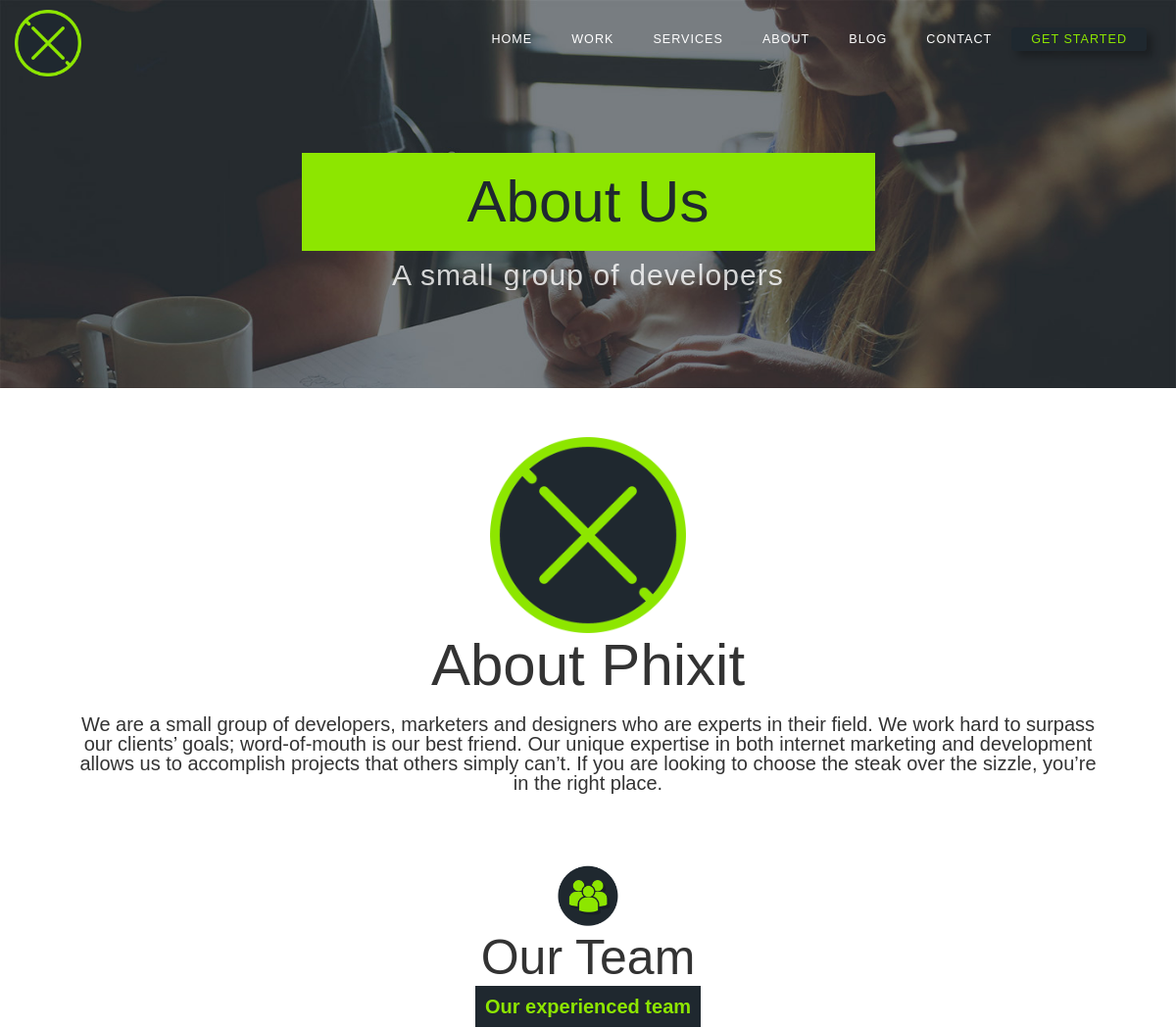
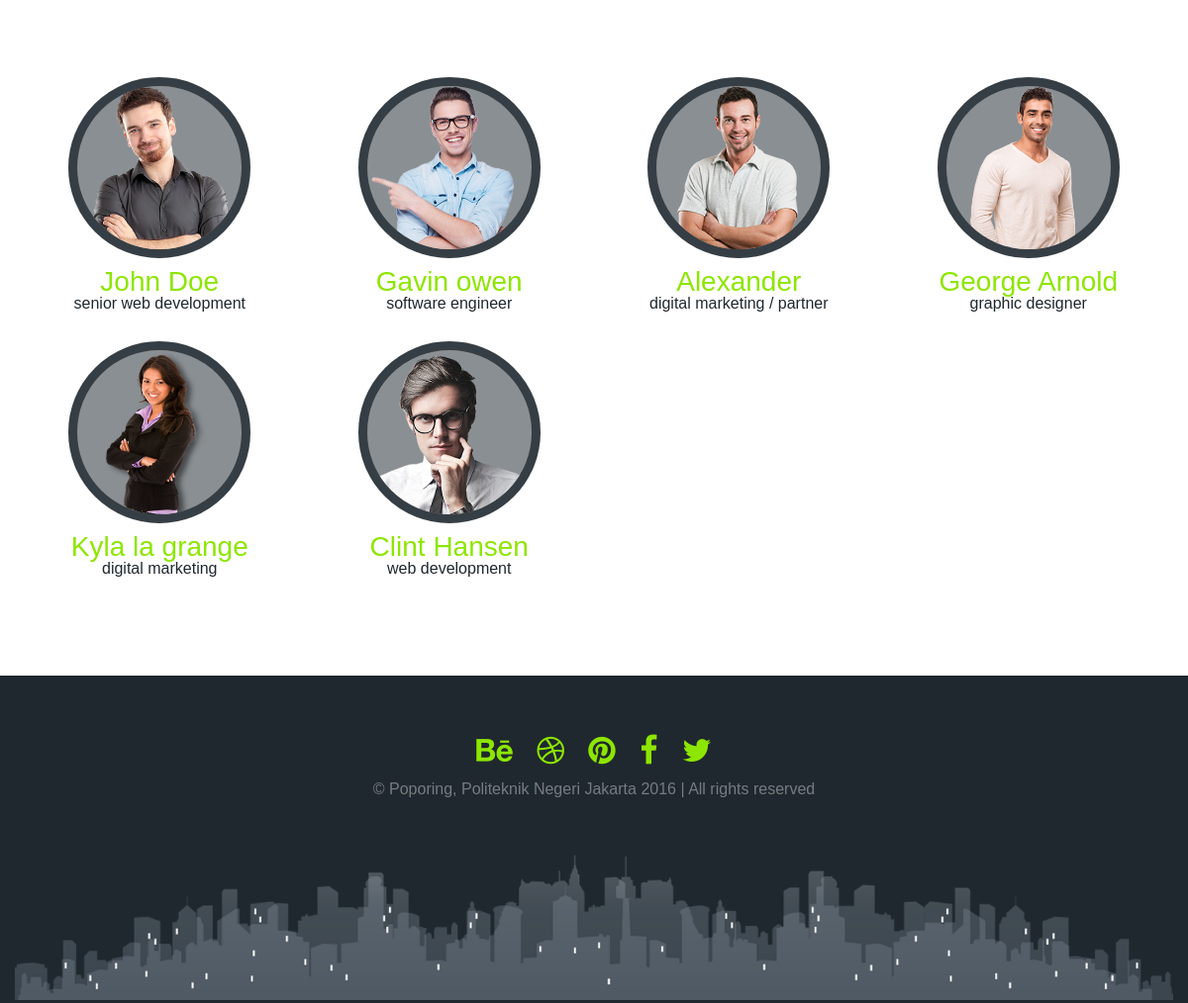
/about, run on the app's committed database (2 pictures, top to bottom).
### tables this page shows
CREATE TABLE `team` (
  `id_team` int(11) NOT NULL,
  `name_team` varchar(100) NOT NULL,
  `job_team` varchar(50) NOT NULL,
  `desc_team` text NOT NULL,
  `photo_team` varchar(100) NOT NULL
);

### application/controllers/pages.php (called while the page is built, shortened)
<?php
class Pages extends CI_Controller {
	public function view($page = 'home') {
        $data['title'] = ucfirst($page);
        switch($page){
        	case 'about';
                $data['pages'] = 'about';
        	break;
      	}
        $this->load->view('masterpages/header', $data);
        $this->load->view('pages/'.$page, $data);
        $this->load->view('masterpages/footer', $data);
	}
}

### index.php (called while the page is built, shortened)
<?php
require_once BASEPATH.'core/CodeIgniter.php';

### application/views/pages/about.php (the view)
<section class="about-us wow fadeInDown" data-wow-duration="1000ms" data-wow-delay="500ms">
	<div class="container-fluid">
		<div class="row">
			<div class="title-about">
				<img src="<?php echo base_url('assets/images/logo-edit.png');?>" alt="" />
				<h2>About Phixit</h2>
				<p>We are a small group of developers, marketers and designers who are experts in their field. We work hard to surpass our clients’ goals; word-of-mouth is our best friend. Our unique expertise in both internet marketing and development allows us to accomplish projects that others simply can’t. If you are looking to choose the steak over the sizzle, you’re in the right place.</p>
			</div>
			<div class="title-sections col-xs-12">
				<img src="<?php echo base_url('assets/images/acc/2.png');?>" />
				<h2>Our Team</h2>
				<strong class="span-ttle">Our experienced team</strong>
			</div>
			<div class="content-team">
				<?php
				$query = $this->db->query("SELECT * FROM `team`");
				foreach ($query->result() as $data) {
					?>
						<div class="col-md-3 col-sm-3">
		                    <div class="team-item text-center">
		                    	<a href="<?php echo base_url();?>team/detail/<?php echo $data->id_team;?>">
							        <img src="<?php echo base_url($data->photo_team);?>" class="img-responsive background-gray" alt="">
							        <h2><?php echo $data->name_team;?></h2>
							        <strong class="font-black"><?php echo $data->job_team;?></strong>
						        </a>
		                    </div>
						</div>
					<?php
				}
				?>
			</div>
		</div>
	</div>
</section>

### application/views/masterpages/header.php (shortened to what this page needs)
<!DOCTYPE html>
<html lang="en">
<head>
<link rel="stylesheet" type="text/css" href="<?php echo base_url('assets/css/bootstrap.min.css')?>">
<link rel="stylesheet" type="text/css" href="<?php echo base_url('assets/css/animate.min.css')?>">
<link rel="stylesheet" type="text/css" href="<?php echo base_url('assets/css/prettyPhoto.min.css')?>">
<link rel="stylesheet" type="text/css" href="<?php echo base_url('assets/css/style.min.css')?>">
<link rel="stylesheet" type="text/css" href="<?php echo base_url('assets/css/font-awesome-4.4.0/css/font-awesome.min.css');?>">
</head>
<body>
<?php
if(@$pages === 'home'){
				?>
				<header class="featured">
				<?php
			} elseif(@$pages === 'about') {
				?>
				<header class="featured featured-work">
				<?php
			} elseif(@$pages === 'blog') {
				?>
				<header class="featured featured-work">
				<?php
			} elseif(@$pages === 'services') {
				?>
				<header class="featured featured-work">
				<?php
			} elseif(@$pages === 'work') {
				?>
				<header class="featured featured-work">
				<?php
			} elseif(@$pages === 'contact') {
				?>
				<header class="featured featured-work">
				<?php
			} elseif(@$pages === 'detail_team') {
				?>
				<header class="featured featured-work">
				<?php
			} elseif(@$pages === 'start_project'){
				?>
				<header class="featured featured-start">
				<?php
			}
		?>
	<div class="container-fluid">
		<div class="row">
			<div id="brand" class="col-xs-2">
				<a href="<?php echo base_url('home');?>">
					<img src="<?php echo base_url('assets/images/logo-edit.png');?>" />
				</a>
			</div>
			<nav class="col-xs-10 pull-right nav">
				<ul class="menu pull-right">
					<li><a href="<?php echo base_url('home');?>">Home</a></li>
					<li><a href="<?php echo base_url('work');?>">Work</a></li>
					<li><a href="<?php echo base_url('services');?>">Services</a></li>
					<li><a href="<?php echo base_url('about');?>">About</a></li>
					<li><a href="<?php echo base_url('blog');?>">Blog</a></li>
					<li><a href="<?php echo base_url('contact');?>">Contact</a></li>
					<li><a href="<?php echo base_url('start-project');?>" class="unique-menu">Get started</a></li>
				</ul>
			</nav>
		</div>
		<div class="row">
		<?php
			if(@$pages === 'home'){
				?>
				<div class="emblem col-xs-12 text-center">
					<img class="wow fadeInDown" data-wow-duration="1000ms" data-wow-delay="100ms" src="<?php echo base_url('assets/images/emblem1.png');?>" />
					<h1 class="col-xs-12 col-lg-6 col-lg-offset-3 wow fadeInDown" data-wow-duration="1000ms" data-wow-delay="400ms">You are Our Priority</h1>
				</div>
				<?php
			} elseif(@$pages === 'about') {
				?>
				<div class="emblem wow fadeInDown" data-wow-duration="1000ms" data-wow-delay="100ms">
					<h1 class="col-xs-12 col-lg-6 col-lg-offset-3 text-center">About Us</h1>
					<h2 class="featured-caption text-center">A small group of developers</h2>
				</div>
				<?php
			}
		?>
		</div>
	</div>
</header>

### application/views/masterpages/footer.php (shortened to what this page needs)
<?php
if(!(@$pages === 'start_project')){
?>
<footer class="footercontainer">
	<div class="container-fluid">
		<div class="row footer">
			<div class="col-xs-12">
				<a href="http://behance.com">
                        <i class="fa fa-behance fa-2x" aria-hidden="true"></i>
                    </a>
                    <a href="http://dribbble.com">
                        <i class="fa fa-dribbble fa-2x" aria-hidden="true"></i>
                    </a>
                    <a href="http://pinterest.com">
                        <i class="fa fa-pinterest fa-2x" aria-hidden="true"></i>
                    </a>
                    <a href="http://facebook.com">
                        <i class="fa fa-facebook fa-2x" aria-hidden="true"></i>
                    </a>
                    <a href="http://twitter.com">
                        <i class="fa fa-twitter fa-2x" aria-hidden="true"></i>
                    </a>
				<strong>&copy; Poporing, Politeknik Negeri Jakarta 2016 | All rights reserved</strong>
			</div>
		</div>
		<div class="row skyline-footer-2">
			<img src="<?php echo base_url('assets/images/skyline-footer-2.png');?>" />
		</div>
	</div>
</footer>
<?php
}
?>
</body>
</html>

### data on the page
team: photo_team (picture), name_team "John Doe", job_team "senior web development"
team: photo_team (picture), name_team "Gavin owen", job_team "software engineer"
team: photo_team (picture), name_team "Alexander", job_team "digital marketing / partner"
team: photo_team (picture), name_team "George Arnold", job_team "graphic designer"
team: photo_team (picture), name_team "Kyla la grange", job_team "digital marketing"
team: photo_team (picture), name_team "Clint Hansen", job_team "web development"
